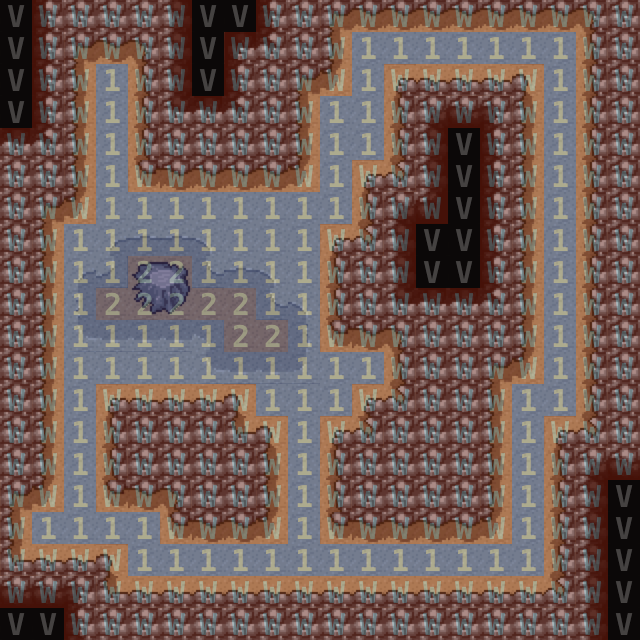

A 2D game scene composited from a Tiled map and its tileset images. What follows is a short description and the map's XML, with each tile layer's data collapsed to a summary:
An orthogonal 20x20 tile map with 32x32 px tiles, 4 tile layers (floor, floor_2, walls, set), 2 tilesets.

<map version="1.0" orientation="orthogonal" width="20" height="20" tilewidth="32" tileheight="32">
 <tileset firstgid="1" name="rules" tilewidth="32" tileheight="32">
  <image source="../tilesets/rules.png" width="64" height="96" />
 </tileset>
 <tileset firstgid="7" name="cave" tilewidth="32" tileheight="32">
  <image source="../tilesets/cave.png" width="480" height="256" />
 </tileset>
 <layer name="floor" width="20" height="20">
  <data>[400 cells, 275 non-empty, 14 distinct tile ids]</data>
 </layer>
 <layer name="floor_2" width="20" height="20">
  <data>[400 cells, 4 non-empty, 4 distinct tile ids]</data>
 </layer>
 <layer name="walls" width="20" height="20">
  <data>[400 cells, 267 non-empty, 23 distinct tile ids]</data>
 </layer>
 <layer name="set" width="20" height="20" opacity="0.23">
  <data>[400 cells, 400 non-empty, 4 distinct tile ids]</data>
 </layer>
</map>
